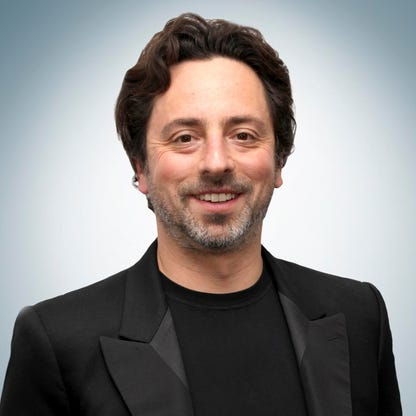
#> input picture Face id/brin.jpg, 416 x 416 px
$ python main.py
#> lines starting #> are read from the running program, lines starting #| are printed output that depends on the picture; after the words box and inside, x2 and y2 are one past the last pixel; in counts of white or black regions, pixels touching at a corner belong together
import cv2

trained_face_data = cv2.CascadeClassifier('haarcascade_frontalface_default.xml')

img = cv2.imread('brin.jpg')
#> img is the input picture: shape (416, 416, 3); mean B, G, R 134.5, 135.3, 138.7

grayscaled_img = cv2.cvtColor(img, cv2.COLOR_BGR2GRAY)
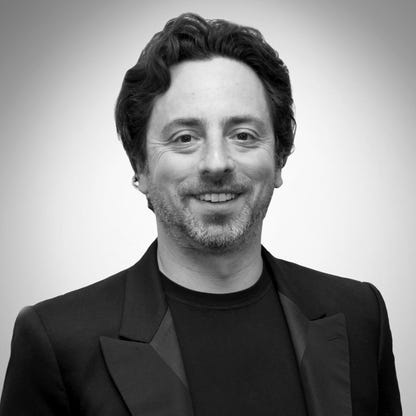
#> grayscaled_img: shape (416, 416); min 0, max 255, mean 136.2

face_coordinares = trained_face_data.detectMultiScale(grayscaled_img)
#> face_coordinares = [[133, 69, 165, 165]]

for (x,y,w,h) in face_coordinares:
    cv2.rectangle(img, (x,y), (x+w,y+h), ((0, 255, 0)),4)
#> this loop made 1 pass
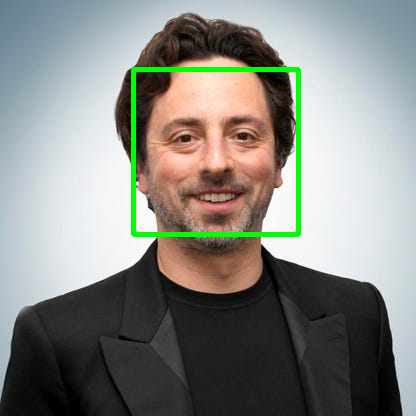
#> img: shape (416, 416, 3); 1.9% of pixels changed, all inside (x1, y1, x2, y2) = (131, 67, 301, 237)

cv2.imshow('Sanjar Productions', img)

print(face_coordinares)
#| [[133  69 165 165]]

cv2.waitKey()

print("Code Complete")

# [22 lines of commented-out code are left out]

$ run again, with Face id/ME.jpg copied over Face id/brin.jpg
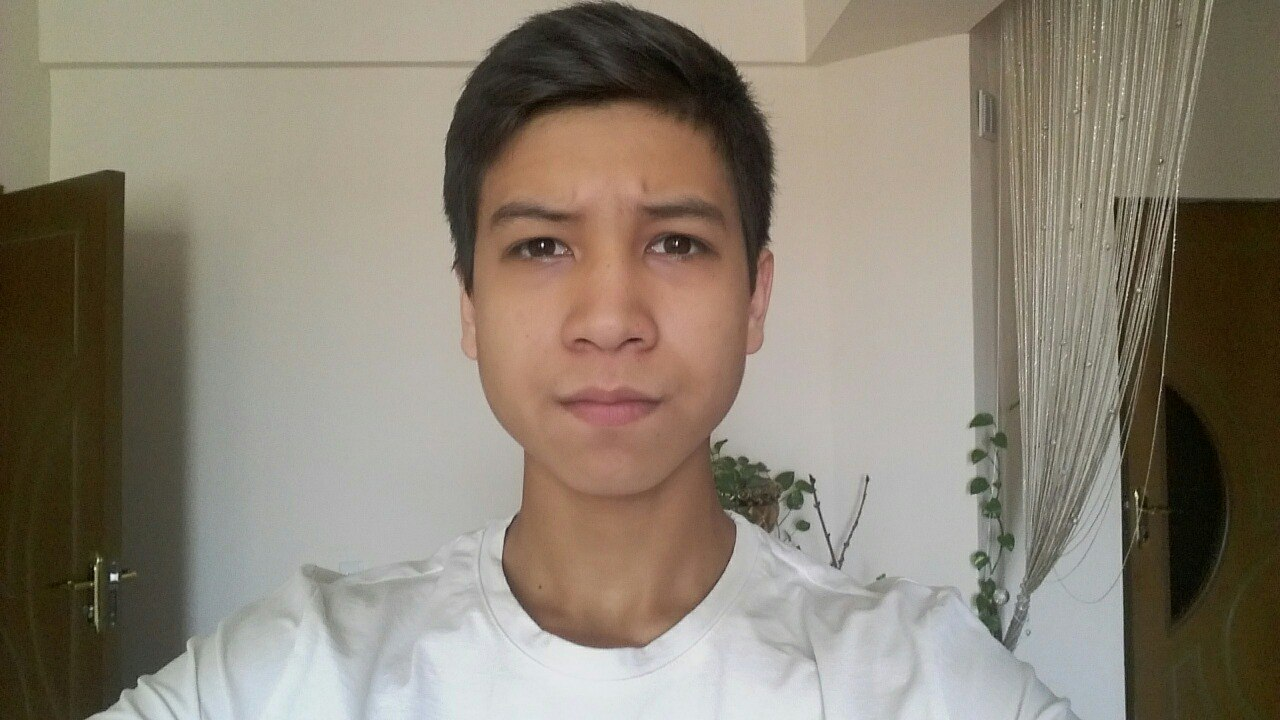
#> input picture Face id/ME.jpg, 1280 x 720 px
#> img is the input picture: shape (720, 1280, 3); mean B, G, R 116, 130.4, 139.4
#> `grayscaled_img = cv2.cvtColor(img, cv2.COLOR_BGR2GRAY)`:
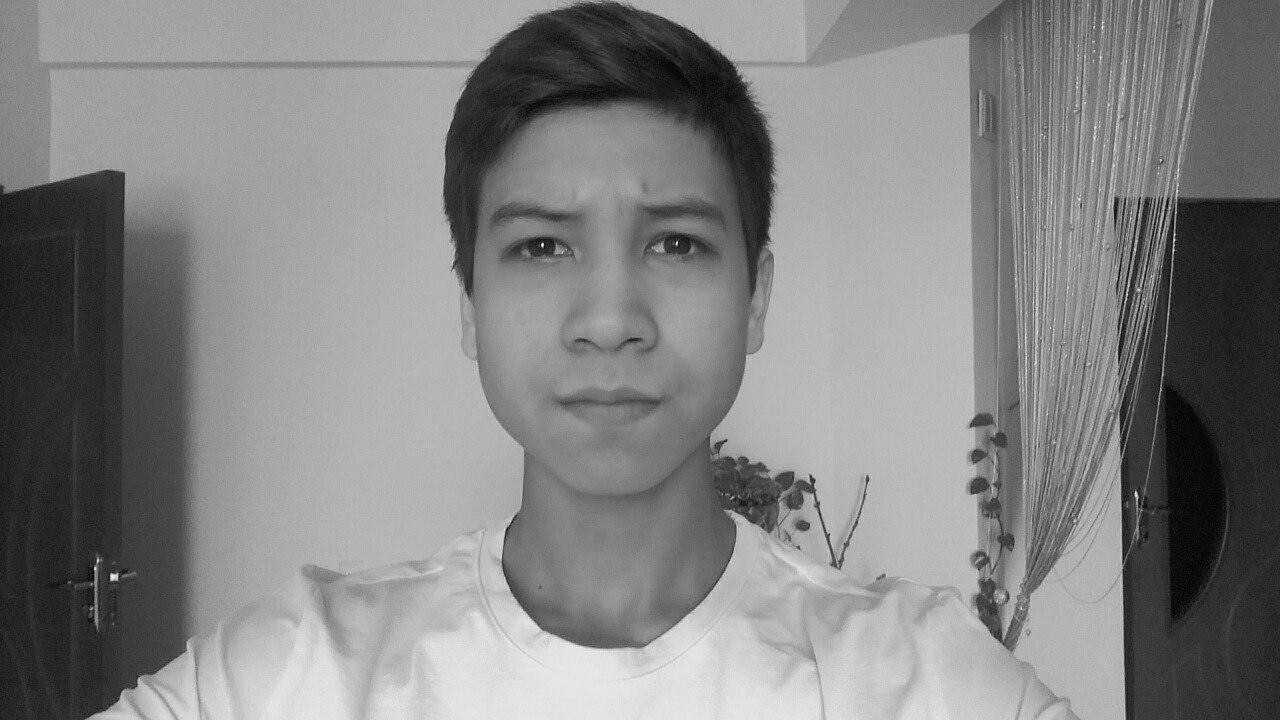
#> grayscaled_img: shape (720, 1280); min 1, max 249, mean 131.4
#> face_coordinares = [[433, 110, 356, 356]]
#> the loop `for (x,y,w,h) in face_coordinares:` made 1 pass
#> after the loop `for (x,y,w,h) in face_coordinares:`:
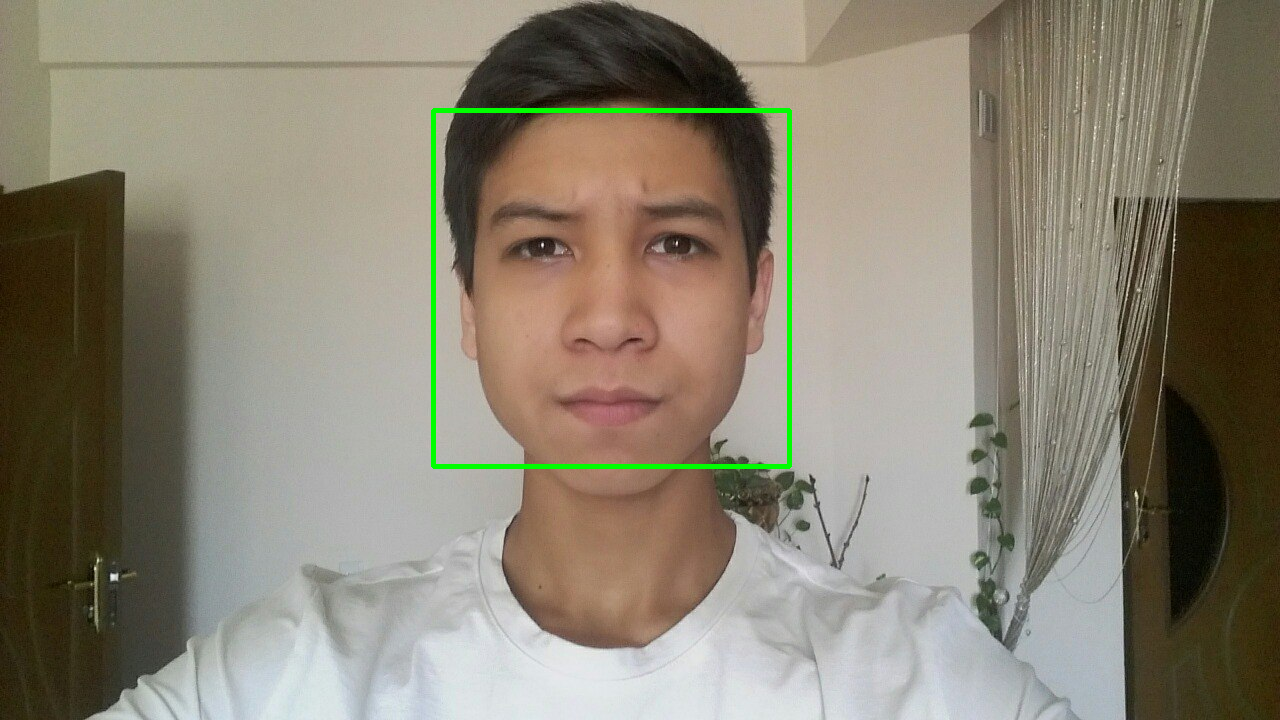
#> img: shape (720, 1280, 3); 0.77% of pixels changed, all inside (x1, y1, x2, y2) = (431, 108, 792, 469)
#| [[433 110 356 356]]
